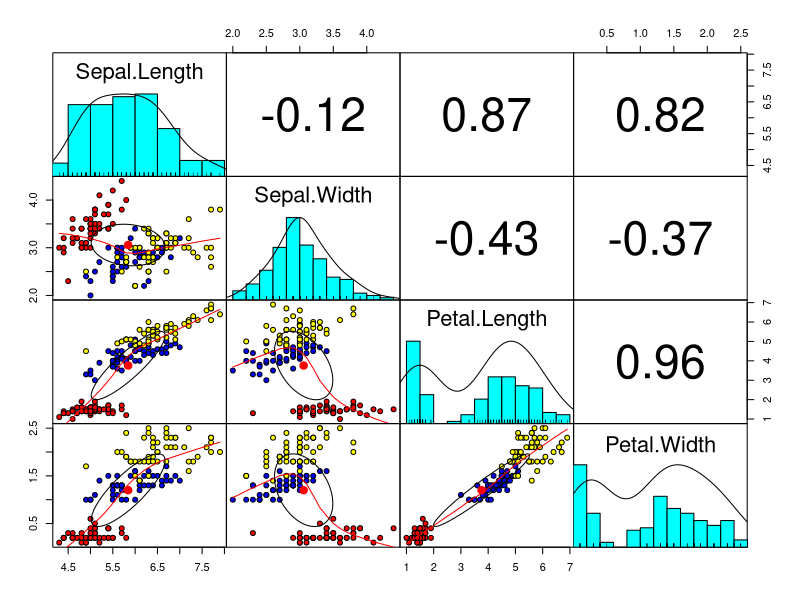

This figure's R source: (Note: this script raises an error after producing the figure.)
# Classification 2
# Partition and Regression Trees
#
# Most of the code is taken from 
# https://jonlefcheck.net/2015/02/06/a-practical-guide-to-machine-learning-in-ecology/
#
# Here, we will use the iris data. This is a "classic" data set used for exploring multivariate 
# methods for discrimination.
#
# https://en.wikipedia.org/wiki/Iris_flower_data_set
#
# When you have completed the exercise, you should be able to answer the following questions:
# (i)	Based on a visual analysis, which dimensions provide the best separation between iris species?
# (ii)	Are your insights from the visual analysis confirmed by the partition tree analysis?
# (iii)	Does the partition tree provide a perfect species identification or are there misclassifications?
#
# Before starting the analysis, we will generate pairwise scatterplots of the data
#
# the following line will first check to see inf the "psych" library is loaded, and only 
# load it if it is not present
#
if(!is.element("psych",installed.packages()[,1])) {install.packages("psych") }
library(psych)
#
# create pairwise plots of the variables in the iris data set
#
pairs.panels(iris[,-5],gap=0,bg=c("red","blue","yellow")[iris$Species],pch=21)
#
# what does rpart() do ?
#
help(rpart)
#
# set up the partition tree model for the iris data
#
iris.tree.model<-rpart(Species ~ Sepal.Length + Sepal.Width + Petal.Length + Petal.Width, data = iris)
# 
# display the partition tree
#
plot(iris.tree.model)
text(iris.tree.model)
#
# plots for confirmatory visual analysis
#
plot(iris$Petal.Length, col = c("red", "blue", "forestgreen")[iris$Species], xlab = "", ylab = "Petal Length (cm)")
legend(120, 2, c("setosa","versicolor","virginica"), col = c("red", "blue", "forestgreen"), pch = 1)
abline(h = 2.45)
#
plot(iris$Petal.Width, col = c("red", "blue", "forestgreen")[iris$Species], xlab = "", ylab = "Petal Width (cm)")
legend(20, 1.5, c("setosa","versicolor","virginica"), col = c("red", "blue", "forestgreen"), pch = 1)
abline(h = 1.75)
